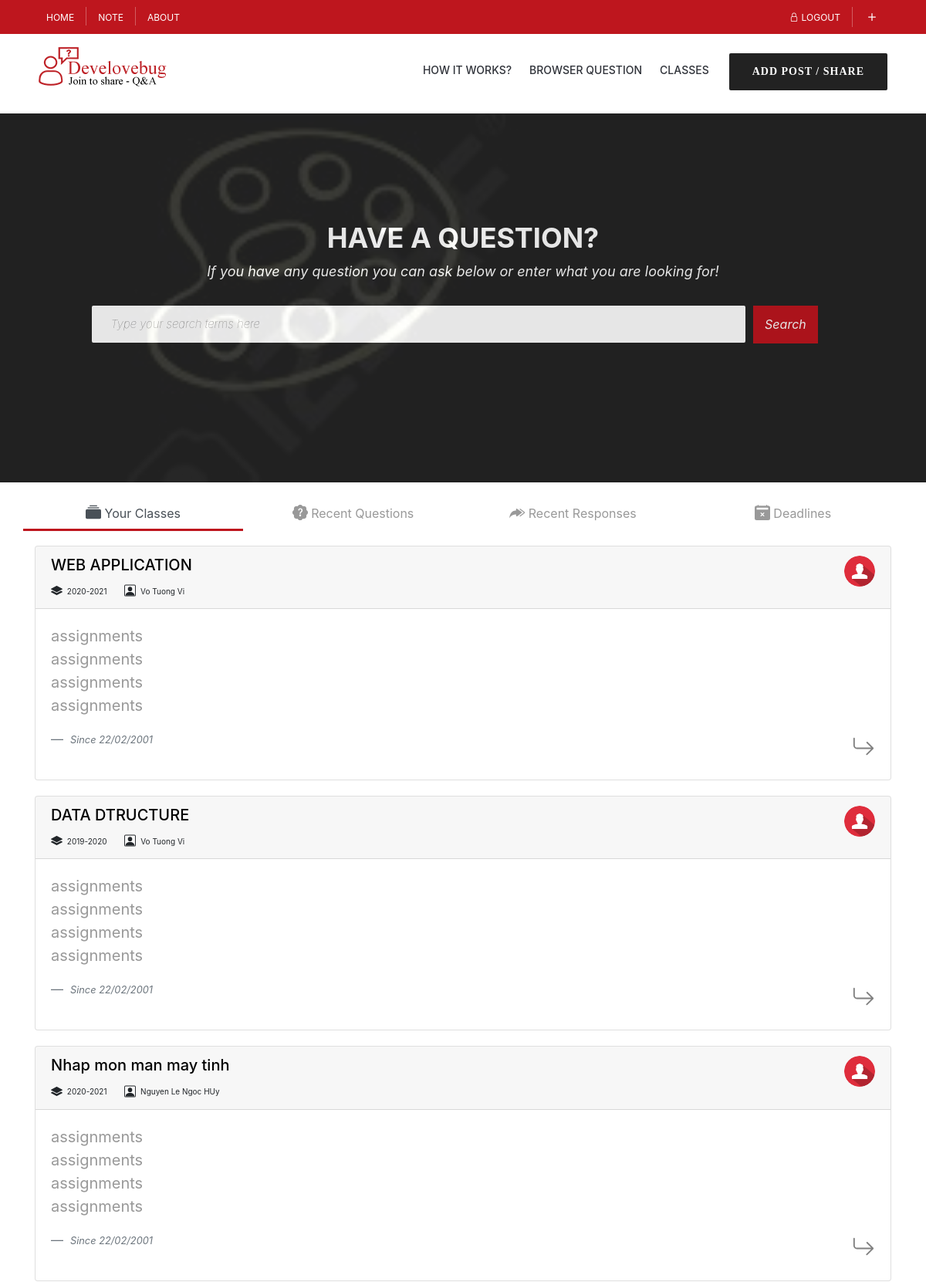
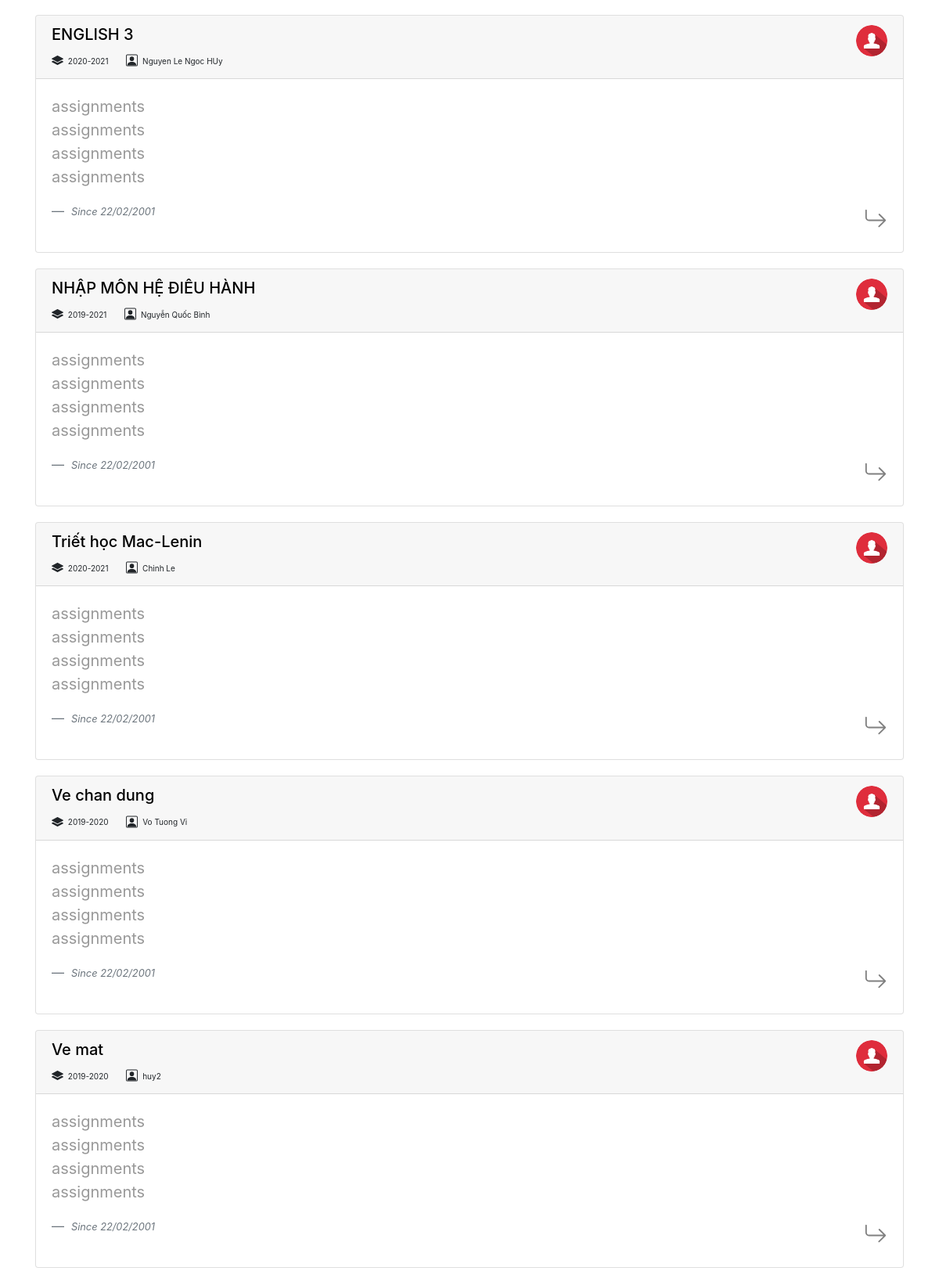
Screenshot of /home.php (signed in, upper part) with the database file from the repository (2 pictures, top to bottom).
### tables this page shows
CREATE TABLE `class_user_role` (
  `class_id` int(11) NOT NULL,
  `user_id` int(11) NOT NULL,
  `role_id` int(11) NOT NULL
);

CREATE TABLE `classes` (
  `id` int(11) NOT NULL,
  `subject` varchar(255) NOT NULL,
  `code` varchar(255) NOT NULL,
  `semester` varchar(255) NOT NULL,
  `room` varchar(255) DEFAULT NULL,
  `avatar` varchar(255) NOT NULL DEFAULT 'img/class1.png',
  `created_date` date NOT NULL
);

CREATE TABLE `users` (
  `id` int(11) NOT NULL,
  `username` varchar(255) NOT NULL,
  `password` varchar(255) NOT NULL,
  `email` varchar(255) NOT NULL,
  `fullname` varchar(255) NOT NULL,
  `birth` date NOT NULL,
  `tel` varchar(255) NOT NULL,
  `token` varchar(255) NOT NULL,
  `verified` tinyint(1) NOT NULL,
  `avatar` varchar(256) DEFAULT 'img/avatar.png'
);

### dao/functions.php (called while the page is built, shortened)
<?php
    function getClassInfo($conn, $classId){
        $sql =  $conn->prepare("SELECT * FROM classes WHERE id = ?");
        $sql->bind_param("i", $classId);
        $result = null;
        if($sql->execute()){
            $result = $sql->get_result();
        }
        return $result;
    }
    function getTeacherInfo($conn, $classId){
        $roleId = 2;
        $sql =  $conn->prepare("SELECT * FROM class_user_role WHERE class_id = ? AND role_id = ?");
        $sql->bind_param("ii", $classId, $roleId);
        $teacher_info  = null;
        if($sql->execute()){
            $result = $sql->get_result();
            if($result->num_rows > 0){
                $teacher_info = $result->fetch_assoc();
                $sql =  $conn->prepare("SELECT * FROM users WHERE id = ?");
                $sql->bind_param("i", $teacher_info['user_id']);
                if($sql->execute()){
                    $result = $sql->get_result();
                    $teacher_info = $result->fetch_assoc();
                }
            }
        }
        return $teacher_info;
    }
    function getClassesList($conn, $userId){
        $sql =  $conn->prepare("SELECT * FROM class_user_role WHERE user_id = ? ");
        $sql->bind_param("i", $userId);
        $result = null;
        if($sql->execute()){
            $result = $sql->get_result();
        }
        return $result;
    }
?>

### controllers/roleController.php (called while the page is built, shortened)
<?php
    require ('authController.php');
    $classes_list = getClassesList($conn, $_SESSION['userId']);
?>

### home.php (the view, shortened to what this page needs)
<?php
	require "controllers/roleController.php";
?>
<!DOCTYPE html>
<html lang="en">
<?php require 'head-tag.php';?>
<body>
    <div id="wrap" class="wrap-nicescroll">
        <?php require "nav.php"?>
        <div class="banner section-warp infocenter-infotex rocket-lazyload">
            <div class="container clearfix">
                <div class="box_icon box_warp box_no_borde box_no_background">
                    <div class="row">
                        <div class="col-md-12">
                            <h2>Have a question?</h2>
                            <p>If you have any question you can ask below or enter what you are looking for!</p>
                            <div>
                                <div id="live-search">
                                    <div id="search-wrap">
                                        <form method="get" action="" id="searchform"
                                            class="form-style form-style-2 container">
                                            <p class="row">
                                                <input type="text"
                                                    onfocus="if (this.value == this.defaultValue) {this.value = '';}"
                                                    onblur="if(this.value=='')this.value=this.defaultValue;"
                                                    value="Type your search terms here" name="s" id="s"
                                                    class="col-md-10" autocapitalize="off" autocomplete="off"
                                                    autocorrect="off">
                                                <button type="submit" id="searchsubmit"
                                                    class="color button small publish-question ask-question-new-class col-md-1">
                                                    Search
                                                </button>
                                            </p>
                                        </form>
                                    </div>
                                </div>
                            </div>
                        </div>
                    </div>
                </div>
            </div>
        </div>
        <div class="main-content page-full-width">
            <div class="container">
                <div class="with-sidebar-container">
                    <ul class="tab-title nav nav-tabs justify-content-center row" id="myTab" role="tablist">
                        <li class="nav-item active" role="presentation">
                            <a class="nav-link active" id="class-tab" data-toggle="tab" href="#class" role="tab"
                                aria-controls="home" aria-selected="true">
                                <span class="hidden-xs">Your Classes</span>
                            </a>
                        </li>
                        <li class="nav-item" role="presentation">
                            <a class="nav-link" id="question-tab" data-toggle="tab" href="#question" role="tab"
                                aria-controls="profile" aria-selected="false">
                                <span class="hidden-xs">Recent Questions</span>
                            </a>
                        </li>
                        <li class="nav-item" role="presentation">
                            <a class="nav-link" id="response-tab" data-toggle="tab" href="#response" role="tab"
                                aria-controls="contact" aria-selected="false">
                                <span class="hidden-xs">Recent Responses</span>
                            </a>
                        </li>
                        <li class="nav-item" role="presentation">
                            <a class="nav-link" id="deadline-tab" data-toggle="tab" href="#deadline" role="tab"
                                aria-controls="contact" aria-selected="false">
                                <span class="hidden-xs">Deadlines</span>
                            </a>
                        </li>
                    </ul>
                    <div class="tab-content" id="myTabContent">
                        <div class="tab-pane fade show active class-tab" id="class" role="tabpanel" aria-labelledby="class-tab">
                        <?php
                        if($classes_list->num_rows > 0){
                            while($list = $classes_list->fetch_assoc()){
                                if(getClassInfo($conn, $list["class_id"])->num_rows > 0){
                                    $classInfoArray = getClassInfo($conn, $list["class_id"])->fetch_assoc();
                        ?>
                            <div class="card post class-box">
                                <div class="card-header">
                                    <div class="title-box">
                                        <div class="title">
                                            <a href="class.php?classId=<?php echo $classInfoArray['id']?>">
                                                <h5><?php echo $classInfoArray['subject']?></h5>
                                            </a>
                                        </div>
                                        <div class="overal-post-info-box">
                                            <span class="clock">
                                                <small>
                                                    <?php echo $classInfoArray['semester']?>
                                                </small>
                                            </span>
                                            <span class="view">
                                                <small>
                                                    <?php echo getTeacherInfo($conn, $classInfoArray['id'])['fullname']?>
                                                </small>
                                            </span>
                                        </div>
                                    </div>
                                    <div class="user-info-box">
                                        <img src=<?php echo getTeacherInfo($conn, $classInfoArray['id'])['avatar']?> alt="avatar" class="avatar">
                                    </div>
                                </div>
                                <div class="card-body">
                                    <blockquote class="blockquote mb-0">
                                        <ul class="assignments-list">
                                            <li><a href="#">assignments</a></li>
                                            <li><a href="#">assignments</a></li>
                                            <li><a href="#">assignments</a></li>
                                            <li><a href="#">assignments</a></li>
                                        </ul>
                                        <footer class="blockquote-footer">
                                            <cite title="Source Title">
                                                <small><i>Since 22/02/2001</i></small>
                                            </cite>
                                            <div class="hagtag-list open-class-btn open-icon">
                                                <a href="class.php?classId=<?php echo $classInfoArray['id']?>">
                                                </a>
                                            </div>
                                        </footer>
                                    </blockquote>
                                </div>
                            </div>
                        <?php }} }?>
                        </div>
                    </div>
                </div>
            </div>
        </div>
    </div>
</body>
</html>

### rows the page displays
class_user_role: class.subject "WEB APPLICATION", class.semester "2020-2021", class.fullname "Vo Tuong Vi", class.avatar (placeholder picture)
class_user_role: class.subject "DATA DTRUCTURE", class.semester "2019-2020", class.fullname "Vo Tuong Vi", class.avatar (placeholder picture)
class_user_role: class.subject "Nhap mon man may tinh", class.semester "2020-2021", class.fullname "Nguyen Le Ngoc HUy", class.avatar (placeholder picture)
class_user_role: class.subject "ENGLISH 3", class.semester "2020-2021", class.fullname "Nguyen Le Ngoc HUy", class.avatar (placeholder picture)
class_user_role: class.subject "NHẬP MÔN HỆ ĐIỀU HÀNH", class.semester "2019-2021", class.fullname "Nguyễn Quốc Bình", class.avatar (placeholder picture)
class_user_role: class.subject "Triết học Mac-Lenin", class.semester "2020-2021", class.fullname "Chinh Le", class.avatar (placeholder picture)
class_user_role: class.subject "Ve chan dung", class.semester "2019-2020", class.fullname "Vo Tuong Vi", class.avatar (placeholder picture)
class_user_role: class.subject "Ve mat", class.semester "2019-2020", class.fullname "huy2", class.avatar (placeholder picture)
